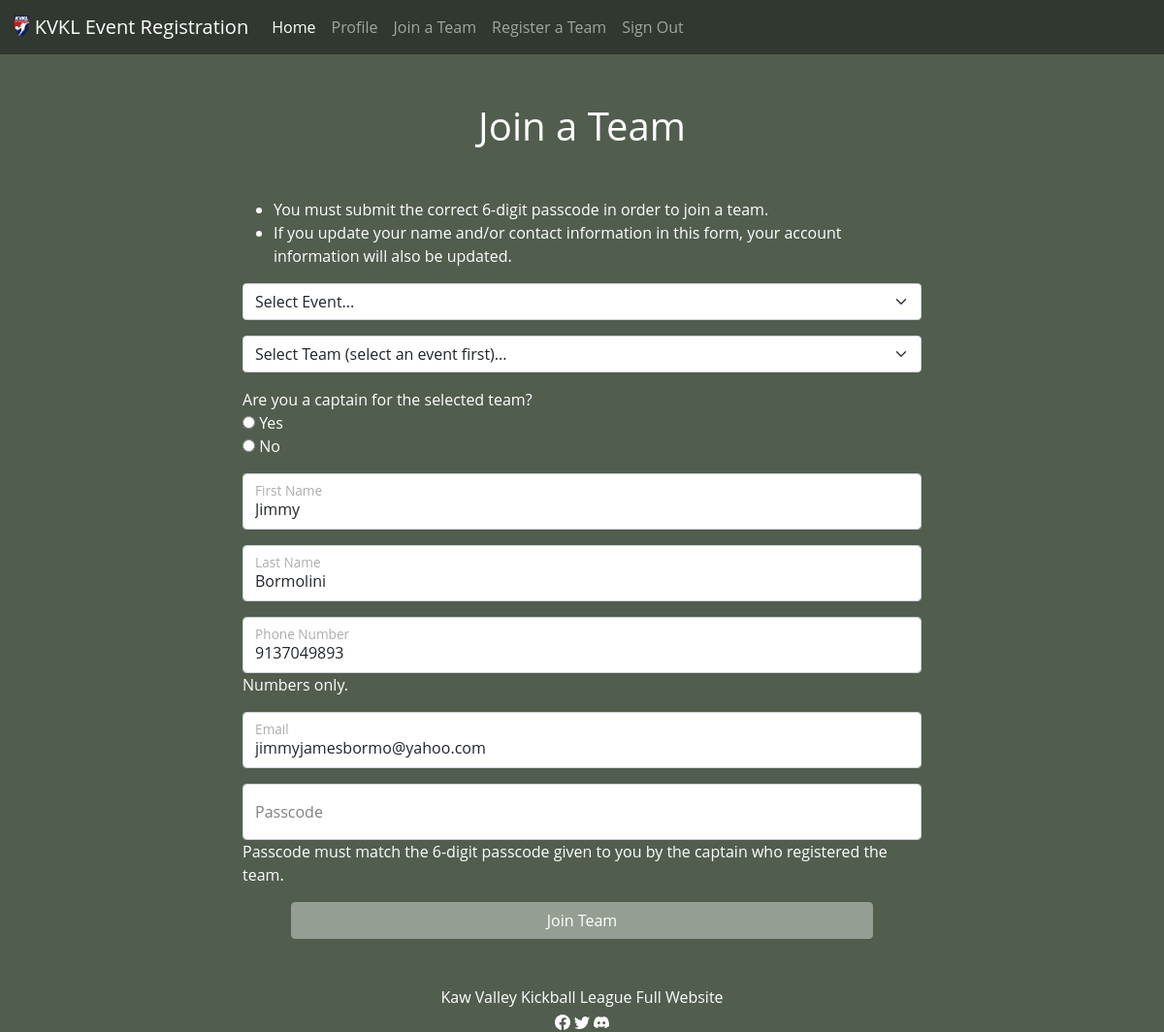
Page /event_select (signed in) on the earlier database version.
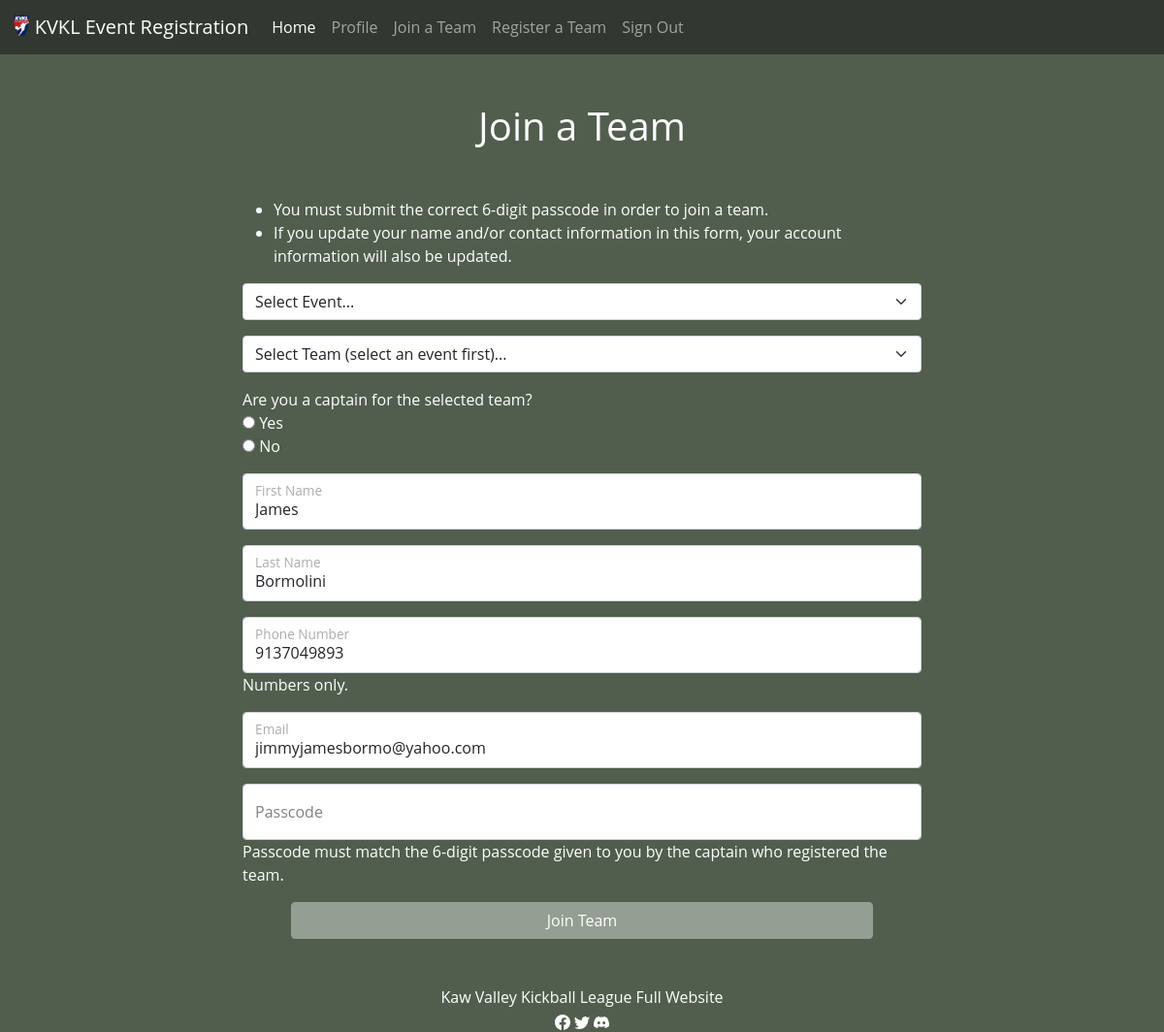
Same page on the later database version.
### tables this page shows
CREATE TABLE accounts (id INTEGER NOT NULL PRIMARY KEY AUTOINCREMENT, email TEXT NOT NULL, first_name TEXT NOT NULL, last_name TEXT NOT NULL, phone_number NUMERIC NOT NULL, password_hash TEXT NOT NULL, gender TEXT NOT NULL);

### app.py (the view, shortened to what this page needs)
@app.route("/event_select", methods=["GET", "POST"])
@login_required
def event_select():
    player = db.execute("SELECT email, first_name, last_name, phone_number FROM accounts WHERE id = ?", session["user_id"])
    if request.method == "GET":
        events = db.execute("SELECT * FROM events")
        return render_template("event_selection.html", player=player, events=events)

### app.py (called while the page is built)
def login_required(f):
    @wraps(f)
    def decorated_function(*args, **kwargs):
        if session.get("user_id") is None:
            return redirect("/login")
        return f(*args, **kwargs)
    return decorated_function

### templates/event_selection.html (shortened to what this page needs)
{% extends "layout.html" %}
{% block main %}
    <h1 class="page-title">Join a Team</h1>
    <div class="col-sm-7 mx-auto mb-3">
        <ul>
            <li>You must submit the correct 6-digit passcode in order to join a team.</li>
            <li>If you update your name and/or contact information in this form, your account information will also be updated.</li>
        </ul>
    </div>
    <form action="/event_select" method="post">
        <div class="col-sm-7 mx-auto mb-3">
            <select class="form-select" name="event" onChange="this.form.submit()">
                <option disabled selected>Select Event...</option>
            </select>
        </div>
    </form>
    <form action="/player_register" method="post">
        <div class="col-sm-7 mx-auto mb-3">
            <select required class="form-select" name="team">
                <option disabled selected>Select Team (select an event first)...</option>
            </select>
        </div>
        <div class="col-sm-7 mx-auto mb-3">
            <label>Are you a captain for the selected team?</label><br>
            <input type="radio" name="captain" value="Yes" id="captainYes">
            <label for="captainYes">Yes</label><br>
            <input type="radio" name="captain" value="No" id="captainNo">
            <label for="captainYes">No</label><br>
        </div>
        <div class="form-floating col-sm-7 mx-auto mb-3">
            <input type="text" class="form-control" id="floatingInput" placeholder="First name" name="firstname" value="{{ player[0].first_name }}">
            <label for="floatingInput">First Name</label>
        </div>
        <div class="form-floating col-sm-7 mx-auto mb-3">
            <input type="text" class="form-control" id="floatingInput" placeholder="Last name" name="lastname" value="{{ player[0].last_name }}">
            <label for="floatingInput">Last Name</label>
        </div>
        <div class="form-floating col-sm-7 mx-auto">
            <input type="tel" class="form-control" id="floatingInput" placeholder="Phone number" name="phonenumber" value="{{ player[0].phone_number }}">
            <label for="floatingInput">Phone Number</label>
        </div>
        <div class="col-sm-7 mx-auto mb-3">
            <p>Numbers only.</p>
        </div>
        <div class="form-floating col-sm-7 mx-auto mb-3">
            <input type="email" class="form-control" id="floatingInput" name="email" placeholder="Email" value="{{ player[0].email }}">
            <label for="floatingInput">Email</label>
        </div>
        <div class="form-floating col-sm-7 mx-auto">
            <input type="number" class="form-control" id="floatingInput" name="passcode" placeholder="Passcode">
            <label for="floatingInput">Passcode</label>
        </div>
        <div class="col-sm-7 mx-auto mb-3">
            <p>Passcode must match the 6-digit passcode given to you by the captain who registered the team.</p>
        </div>
        <div class="d-grid gap-2 col-6 mx-auto">
            <button class="btn btn-kvkl" type="submit">Join Team</button>
        </div>
    </form>
{% endblock %}

### templates/layout.html (shortened to what this page needs)
<!DOCTYPE html>
<html lang="en">
    <head>
        <link href="https://cdn.jsdelivr.net/npm/bootstrap@5.1.3/dist/css/bootstrap.min.css" rel="stylesheet">
        <link href="/static/styles.css" rel="stylesheet" type="text/css">
    </head>
    <body>
        <nav class="navbar navbar-expand-lg navbar-dark">
            <div class="container-fluid">
              <a class="navbar-brand" href="/"><img src="/static/kvkl-logo.gif" alt="logo" width="auto" height="24" class="d-inline-block align-text-top">
                KVKL Event Registration</a>
              <div class="collapse navbar-collapse" id="navbarNavAltMarkup">
                {% if session["user_id"] %}
                    <div class="navbar-nav">
                        <a class="nav-link active" aria-current="page" href="/">Home</a>
                        <a class="nav-link" href="/profile">Profile</a>
                        <a class="nav-link" href="/event_select">Join a Team</a>
                        <a class="nav-link" href="/team_register">Register a Team</a>
                        <a class="nav-link" href="/logout">Sign Out</a>
                    </div>
                {% else %}
                    <div class="navbar-nav">
                        <a class="nav-link active" aria-current="page" href="/">Home</a>
                        <a class="nav-link" href="/login">Log In</a>
                        <a class="nav-link" href="/account">Create an Account</a>
                    </div>
                {% endif %}
              </div>
            </div>
          </nav>
        <main>
            {% block main %}{% endblock %}
        </main>
        <footer class="text-center text-white mt-5">
            <div>
                <a class="footer" href="https://kawvalleykickball.com">Kaw Valley Kickball League Full Website</a>
            </div>
            <a class="footer" href="https://www.facebook.com/KawValleyKickballLeague/"></a>
              <a class="footer" href="https://twitter.com/KVKL"></a>
              <a class="footer" href="https://discord.gg/kqvm6BCvDr"></a>
        </footer>
    </body>
</html>

### static/styles.css (style rules this page uses)
body { font-family: Open Sans,Arial,sans-serif; background-color: #515e4e; color: white; }
a.footer { all: unset; }
h1.page-title { text-align: center; margin-top: 50px; margin-bottom: 50px; }
.navbar { background-color: #30382f; }
div.modal-header, div.modal-body, div.collapse { color: black; }
.btn-kvkl { background-color: #959e93; border-color: #959e93; color: white; }
.form-floating { color: grey; }

Differences in the rows shown:
changed accounts "Bormolini": firstname "Jimmy" → "James"
